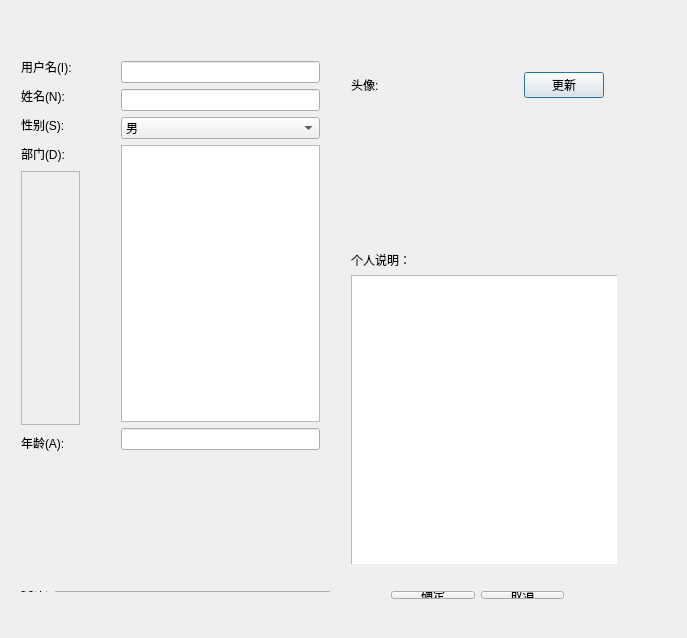
<?xml version="1.0" encoding="UTF-8"?>
<ui version="4.0">
 <class>ZQD</class>
 <widget class="QDialog" name="ZQD">
  <property name="geometry">
   <rect>
    <x>0</x>
    <y>0</y>
    <width>687</width>
    <height>638</height>
   </rect>
  </property>
  <property name="windowTitle">
   <string>ZQD</string>
  </property>
  <widget class="QWidget" name="verticalLayoutWidget">
   <property name="geometry">
    <rect>
     <x>110</x>
     <y>50</y>
     <width>221</width>
     <height>411</height>
    </rect>
   </property>
   <layout class="QVBoxLayout" name="verticalLayout">
    <item>
     <widget class="QLineEdit" name="lineEdit_2"/>
    </item>
    <item>
     <widget class="QLineEdit" name="lineEdit"/>
    </item>
    <item>
     <widget class="QComboBox" name="comboBox">
      <item>
       <property name="text">
        <string>男</string>
       </property>
      </item>
      <item>
       <property name="text">
        <string>女</string>
       </property>
      </item>
      <item>
       <property name="text">
        <string>人妖</string>
       </property>
      </item>
      <item>
       <property name="text">
        <string>不确定</string>
       </property>
      </item>
     </widget>
    </item>
    <item>
     <widget class="QTextEdit" name="textEdit"/>
    </item>
    <item>
     <widget class="QLineEdit" name="lineEdit_3"/>
    </item>
   </layout>
  </widget>
  <widget class="QWidget" name="horizontalLayoutWidget">
   <property name="geometry">
    <rect>
     <x>340</x>
     <y>20</y>
     <width>275</width>
     <height>130</height>
    </rect>
   </property>
   <layout class="QHBoxLayout" name="horizontalLayout_2">
    <item>
     <widget class="QLabel" name="label_7">
      <property name="text">
       <string>头像:</string>
      </property>
     </widget>
    </item>
    <item>
     <widget class="QLabel" name="labelpicture">
      <property name="text">
       <string/>
      </property>
      <property name="pixmap">
       <pixmap resource="images.qrc">:/images/images/11.png</pixmap>
      </property>
     </widget>
    </item>
    <item>
     <widget class="QPushButton" name="pushButton">
      <property name="text">
       <string>更新</string>
      </property>
     </widget>
    </item>
   </layout>
  </widget>
  <widget class="QWidget" name="verticalLayoutWidget_2">
   <property name="geometry">
    <rect>
     <x>10</x>
     <y>44</y>
     <width>81</width>
     <height>421</height>
    </rect>
   </property>
   <layout class="QVBoxLayout" name="verticalLayout_2">
    <item>
     <widget class="QLabel" name="label">
      <property name="minimumSize">
       <size>
        <width>0</width>
        <height>23</height>
       </size>
      </property>
      <property name="maximumSize">
       <size>
        <width>16777215</width>
        <height>23</height>
       </size>
      </property>
      <property name="text">
       <string>用户名(I):</string>
      </property>
     </widget>
    </item>
    <item>
     <widget class="QLabel" name="label_2">
      <property name="minimumSize">
       <size>
        <width>0</width>
        <height>23</height>
       </size>
      </property>
      <property name="maximumSize">
       <size>
        <width>16777215</width>
        <height>23</height>
       </size>
      </property>
      <property name="text">
       <string>姓名(N):</string>
      </property>
     </widget>
    </item>
    <item>
     <widget class="QLabel" name="label_3">
      <property name="minimumSize">
       <size>
        <width>0</width>
        <height>23</height>
       </size>
      </property>
      <property name="maximumSize">
       <size>
        <width>16777215</width>
        <height>23</height>
       </size>
      </property>
      <property name="text">
       <string>性别(S):</string>
      </property>
     </widget>
    </item>
    <item>
     <widget class="QLabel" name="label_4">
      <property name="minimumSize">
       <size>
        <width>0</width>
        <height>23</height>
       </size>
      </property>
      <property name="maximumSize">
       <size>
        <width>16777215</width>
        <height>23</height>
       </size>
      </property>
      <property name="text">
       <string>部门(D):</string>
      </property>
     </widget>
    </item>
    <item>
     <layout class="QGridLayout" name="gridLayout">
      <item row="0" column="0">
       <widget class="QFrame" name="frame">
        <property name="frameShape">
         <enum>QFrame::StyledPanel</enum>
        </property>
        <property name="frameShadow">
         <enum>QFrame::Raised</enum>
        </property>
       </widget>
      </item>
     </layout>
    </item>
    <item>
     <widget class="QLabel" name="label_5">
      <property name="minimumSize">
       <size>
        <width>0</width>
        <height>23</height>
       </size>
      </property>
      <property name="maximumSize">
       <size>
        <width>16777215</width>
        <height>23</height>
       </size>
      </property>
      <property name="text">
       <string>年龄(A):</string>
      </property>
     </widget>
    </item>
   </layout>
  </widget>
  <widget class="QWidget" name="">
   <property name="geometry">
    <rect>
     <x>340</x>
     <y>240</y>
     <width>277</width>
     <height>324</height>
    </rect>
   </property>
   <layout class="QGridLayout" name="gridLayout_2">
    <item row="0" column="0">
     <widget class="QLabel" name="label_8">
      <property name="text">
       <string>个人说明：</string>
      </property>
     </widget>
    </item>
    <item row="1" column="0">
     <widget class="QTextEdit" name="textEdit_2">
      <property name="minimumSize">
       <size>
        <width>275</width>
        <height>300</height>
       </size>
      </property>
     </widget>
    </item>
   </layout>
  </widget>
  <widget class="QWidget" name="">
   <property name="geometry">
    <rect>
     <x>10</x>
     <y>580</y>
     <width>322</width>
     <height>23</height>
    </rect>
   </property>
   <layout class="QGridLayout" name="gridLayout_3">
    <item row="0" column="0">
     <widget class="QLabel" name="label_6">
      <property name="text">
       <string>备注:</string>
      </property>
     </widget>
    </item>
    <item row="0" column="1">
     <widget class="QLineEdit" name="lineEdit_4">
      <property name="minimumSize">
       <size>
        <width>275</width>
        <height>0</height>
       </size>
      </property>
     </widget>
    </item>
   </layout>
  </widget>
  <widget class="QWidget" name="">
   <property name="geometry">
    <rect>
     <x>380</x>
     <y>580</y>
     <width>195</width>
     <height>30</height>
    </rect>
   </property>
   <layout class="QGridLayout" name="gridLayout_4">
    <item row="0" column="0">
     <widget class="QPushButton" name="pushButton_2">
      <property name="text">
       <string>确定</string>
      </property>
     </widget>
    </item>
    <item row="0" column="1">
     <widget class="QPushButton" name="pushButton_3">
      <property name="text">
       <string>取消</string>
      </property>
     </widget>
    </item>
   </layout>
  </widget>
  <zorder>verticalLayoutWidget</zorder>
  <zorder>label_6</zorder>
  <zorder>lineEdit_4</zorder>
  <zorder>horizontalLayoutWidget</zorder>
  <zorder>verticalLayoutWidget_2</zorder>
  <zorder>label_5</zorder>
  <zorder>textEdit_2</zorder>
  <zorder>label_8</zorder>
  <zorder>pushButton_2</zorder>
  <zorder>pushButton_3</zorder>
 </widget>
 <layoutdefault spacing="6" margin="11"/>
 <tabstops>
  <tabstop>lineEdit_4</tabstop>
  <tabstop>lineEdit_3</tabstop>
  <tabstop>textEdit</tabstop>
  <tabstop>comboBox</tabstop>
  <tabstop>lineEdit</tabstop>
  <tabstop>lineEdit_2</tabstop>
  <tabstop>pushButton</tabstop>
 </tabstops>
 <resources>
  <include location="images.qrc"/>
 </resources>
 <connections/>
</ui>
